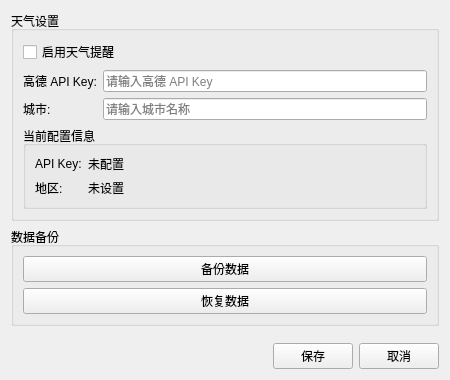
<?xml version="1.0" encoding="UTF-8"?>
<ui version="4.0">
 <class>SettingsDialog</class>
 <widget class="QWidget" name="SettingsDialog">
  <property name="geometry">
   <rect>
    <x>0</x>
    <y>0</y>
    <width>450</width>
    <height>380</height>
   </rect>
  </property>
  <property name="windowTitle">
   <string>设置</string>
  </property>
  <layout class="QVBoxLayout" name="verticalLayout">
   <item>
    <widget class="QGroupBox" name="weatherGroupBox">
     <property name="title">
      <string>天气设置</string>
     </property>
     <layout class="QVBoxLayout" name="verticalLayout_2">
      <item>
       <widget class="QCheckBox" name="weatherEnabledCheckBox">
        <property name="text">
         <string>启用天气提醒</string>
        </property>
       </widget>
      </item>
      <item>
       <layout class="QFormLayout" name="formLayout">
        <item row="0" column="0">
         <widget class="QLabel" name="apiKeyLabel">
          <property name="text">
           <string>高德 API Key:</string>
          </property>
         </widget>
        </item>
        <item row="0" column="1">
         <widget class="QLineEdit" name="apiKeyLineEdit">
          <property name="echoMode">
           <enum>QLineEdit::Password</enum>
          </property>
          <property name="placeholderText">
           <string>请输入高德 API Key</string>
          </property>
         </widget>
        </item>
        <item row="1" column="0">
         <widget class="QLabel" name="cityLabel">
          <property name="text">
           <string>城市:</string>
          </property>
         </widget>
        </item>
        <item row="1" column="1">
         <widget class="QLineEdit" name="cityLineEdit">
          <property name="placeholderText">
           <string>请输入城市名称</string>
          </property>
         </widget>
        </item>
       </layout>
      </item>
      <item>
       <widget class="QGroupBox" name="configGroupBox">
        <property name="title">
         <string>当前配置信息</string>
        </property>
        <layout class="QVBoxLayout" name="configLayout">
         <item>
          <layout class="QFormLayout" name="configFormLayout">
           <item row="0" column="0">
            <widget class="QLabel" name="currentApiKeyLabel">
             <property name="text">
              <string>API Key:</string>
             </property>
            </widget>
           </item>
           <item row="0" column="1">
            <widget class="QLabel" name="currentApiKeyDisplayLabel">
             <property name="text">
              <string>未配置</string>
             </property>
             <property name="textInteractionFlags">
              <set>Qt::TextSelectableByMouse</set>
             </property>
            </widget>
           </item>
           <item row="1" column="0">
            <widget class="QLabel" name="currentCityLabel">
             <property name="text">
              <string>地区:</string>
             </property>
            </widget>
           </item>
           <item row="1" column="1">
            <widget class="QLabel" name="currentCityDisplayLabel">
             <property name="text">
              <string>未设置</string>
             </property>
             <property name="textInteractionFlags">
              <set>Qt::TextSelectableByMouse</set>
             </property>
            </widget>
           </item>
          </layout>
         </item>
        </layout>
       </widget>
      </item>
     </layout>
    </widget>
   </item>
   <item>
    <widget class="QGroupBox" name="backupGroupBox">
     <property name="title">
      <string>数据备份</string>
     </property>
     <layout class="QVBoxLayout" name="verticalLayout_3">
      <item>
       <widget class="QPushButton" name="backupButton">
        <property name="text">
         <string>备份数据</string>
        </property>
       </widget>
      </item>
      <item>
       <widget class="QPushButton" name="restoreButton">
        <property name="text">
         <string>恢复数据</string>
        </property>
       </widget>
      </item>
     </layout>
    </widget>
   </item>
   <item>
    <spacer name="verticalSpacer">
     <property name="orientation">
      <enum>Qt::Vertical</enum>
     </property>
     <property name="sizeHint" stdset="0">
      <size>
       <width>20</width>
       <height>40</height>
      </size>
     </property>
    </spacer>
   </item>
   <item>
    <layout class="QHBoxLayout" name="horizontalLayout">
     <item>
      <spacer name="horizontalSpacer">
       <property name="orientation">
        <enum>Qt::Horizontal</enum>
       </property>
       <property name="sizeHint" stdset="0">
        <size>
         <width>40</width>
         <height>20</height>
        </size>
       </property>
      </spacer>
     </item>
     <item>
      <widget class="QPushButton" name="saveButton">
       <property name="text">
        <string>保存</string>
       </property>
      </widget>
     </item>
     <item>
      <widget class="QPushButton" name="cancelButton">
       <property name="text">
        <string>取消</string>
       </property>
      </widget>
     </item>
    </layout>
   </item>
  </layout>
 </widget>
 <resources/>
 <connections/>
</ui>
